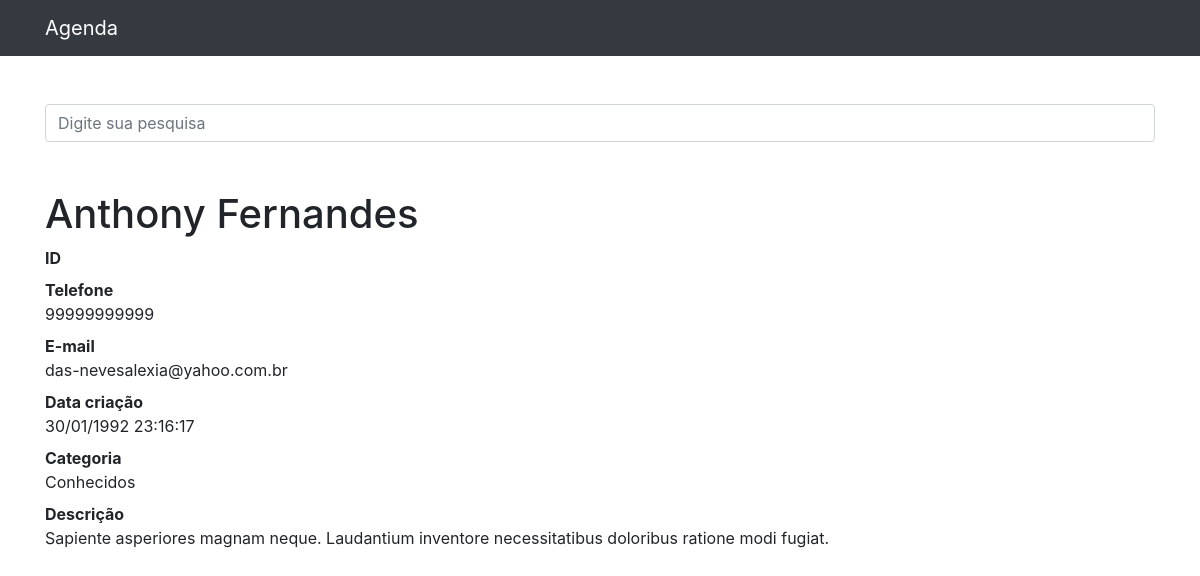
Page /8 on the committed database.
### contatos/models.py (models this page shows, shortened)
class Contato(models.Model):
    nome = models.CharField(max_length=255)
    sobrenome = models.CharField(max_length=255, blank=True)
    telefone = models.CharField(max_length=11)
    email = models.CharField(max_length=255,blank=True)
    data_criacao = models.DateTimeField(default=timezone.now)
    descricao = models.TextField(blank=True)
    categoria = models.ForeignKey(Categoria, on_delete=models.DO_NOTHING)
    mostrar = models.BooleanField(default=True)
    foto = models.ImageField(
                            blank=True,
                            upload_to='fotos/%Y/%m/%d' # cria uma pasta para cada dia em que acontecer um upload
                            )                           # posso configurar da forma que eu desejar

class Categoria(models.Model):
    nome = models.CharField(max_length=255)

### contatos/views.py (the view)
# urls.py: path('<int:contato_id>', views.ver_contato,name='ver_contato'),
def ver_contato(request,contato_id):
    contato = get_object_or_404(Contato,id=contato_id)
    if not contato.mostrar:
        raise Http404()
    return render(request,'contatos/ver_contato.html',{
        'contato': contato
        })

### contatos/templates/contatos/ver_contato.html (shortened to what this page needs)
{% extends "base.html" %}
{% block conteudo %}
<h1 class="mt-5">{{contato.nome}} {{contato.sobrenome}}</h1>
<dl>
  <dt>ID</dt>
  <dt>Telefone</dt>
  <dd>{{contato.telefone}}</dd>
  <dt>E-mail</dt>
  <dd>{{contato.email}}</dd>
  <dt>Data criação</dt>
  <dd>{{contato.data_criacao|date:'d/m/Y H:i:s'}}</dd>
  <dt>Categoria</dt>
  <dd>{{contato.categoria.nome}} </dd>
  <dt>Descrição</dt>
  <dd>{{contato.descricao}}
  </dd>
</dl>
{% endblock conteudo %}

### rows in the picture
Contato: nome "Anthony", sobrenome "Fernandes", telefone "99999999999", email "das-nevesalexia@yahoo.com.br", data_criacao "30/01/1992 23:16:17", categoria.nome "Conhecidos", descricao "Sapiente asperiores magnam neque. Laudantium inventore necessitatibus doloribus ratione modi fugiat."
